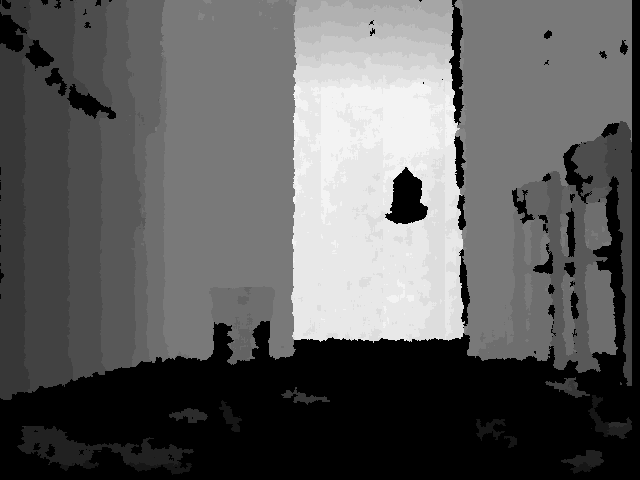
#> input picture test_src/test_data/xtion/xtion_depth_image_2.png, 640 x 480 px
$ python im_test.py   (older library calls are emulated)
#> lines starting #> are read from the running program, lines starting #| are printed output that depends on the picture
import cv2
import numpy as np
import matplotlib.pyplot as plt
import os
from src.config import *

# X_RANGE = slice()
ROW_RANGE = slice(480/2-60, 480/2+60)
COL_RANGW = slice(640/2-60, 640/2+60)

# [116 lines left out: functions depth_process, depth_thresh, histo_segment, depth_filter, color_process, scanline and 1 more, not called in this run]


def depth2image(img):
    """convert uint16 depth image to uint8 image"""
    img_8 = np.uint8(np.float32(img) * 255 / np.max(img))
    return img_8


def imread(file, xtion=True):
#> called with file = 'test_data/xtion/xtion_depth_image_2.png', xtion = True
    if os.path.isfile(file):
        img = cv2.imread(file, -1)
#> img is the input picture: shape (480, 640) uint16; min 0, max 5933, mean 2262.2
        if xtion:
            img = img[:, 0:631]
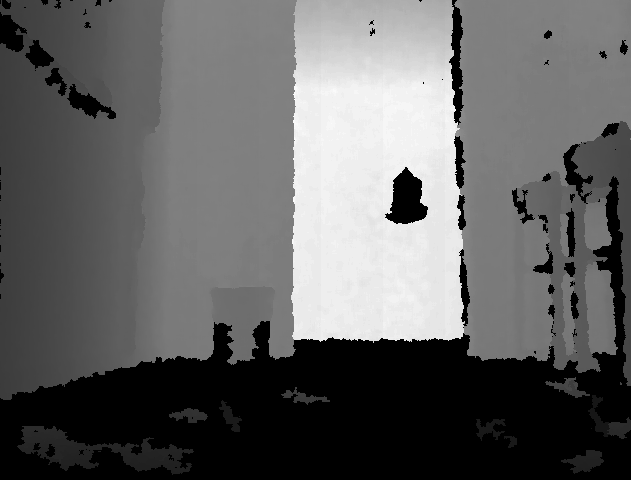
#> img: shape (480, 631) uint16; min 0, max 5933, mean 2291.7; drawn with min black and max white
    else:
        raise IOError("File does not exist")

    return img

def plot_image(file):
    im = plt.imread(file)
    plt.imshow(im)

if __name__ == '__main__':
    imd_filename = 'test_data/R200/depth_image_dc4_20170408-170421.png'  # box
    imd_filename = 'test_data/R200/depth_image_dc4_20170408-171930.png'  # doorway
    imd_filename = 'test_data/R200/depth_image_dc4_20170408-171342.png'  # table
    imc_filename = 'test_data/R200/color_image20170408-170543.png'

    xtion_depth = ['xtion_depth_image_1.png', 'xtion_depth_image_2.png', 'xtion_depth_image_3.png',
                   'xtion_depth_image_4.png']
    xtion_color = ['xtion_color_image_1.png', 'xtion_color_image_2.png', 'xtion_color_image_3.png',
                   'xtion_color_image_4.png']

    path = 'test_data/xtion/'
    # print path + xtion_depth[0]
    # img1 = cv2.imread(path+xtion_depth[0], -1)
    img2 = imread(path+xtion_depth[1])
    img2_8 = depth2image(img2)
    edges2 = cv2.Canny(img2_8, 50, 200)
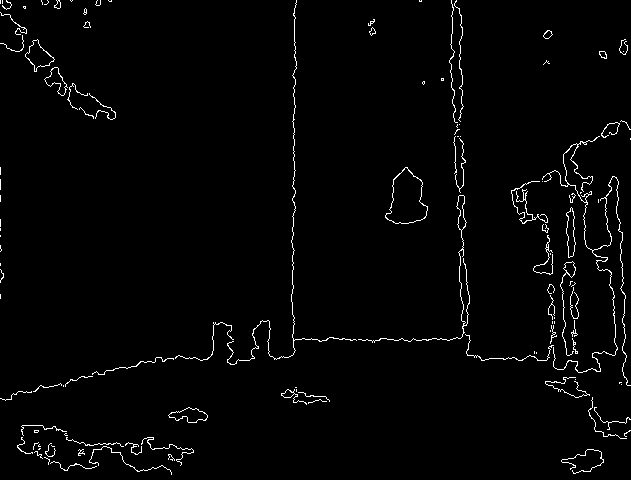
#> edges2: shape (480, 631); 2% white in thin lines or dots
    lines2 = cv2.HoughLinesP(edges2, 1, np.pi / 180, 100, minLineLength=100, maxLineGap=10)
#> lines2 = [[294, 212, 294, 70]]
    for line in lines2:
        x1, y1, x2, y2 = line[0]
        cv2.line(img2_8, (x1, y1), (x2, y2), (0, 255, 0), 2)
#> this loop made 1 pass
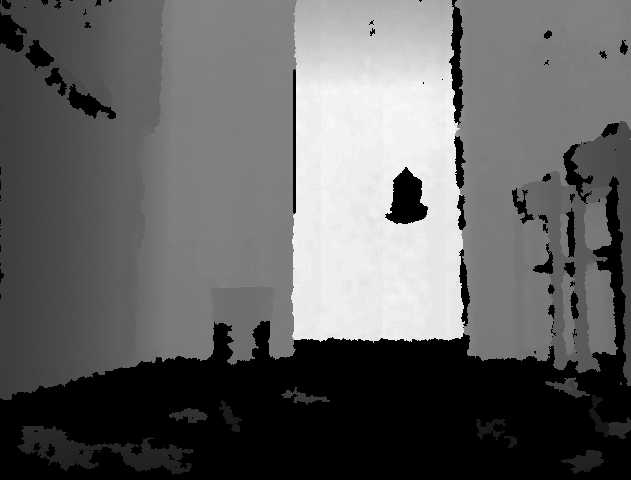
#> img2_8: shape (480, 631); min 0, max 250, mean 97.8

    cv2.imshow('edges', img2_8)
    cv2.waitKey(0)
    cv2.destroyAllWindows()
